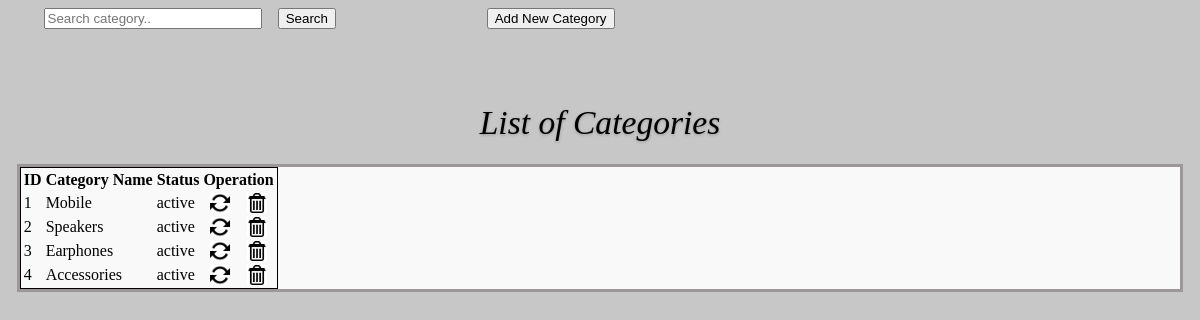
The page /View_Category.php on the database its author committed.
### tables this page shows
CREATE TABLE `ims_category` (
  `categoryid` int(11) NOT NULL,
  `name` varchar(250) NOT NULL,
  `status` enum('active','inactive') NOT NULL
);

### View_Category.php (the view, shortened to what this page needs)
<html>
<head>
<link rel="stylesheet" type="text/css" href="css/style.css" />
</head>
<body>
<div class="btn_pos" >
        <form method="post" style="width:95%; display: inherit;">
            <input type="text" name="searchtxt" class="input_box_pos form-control" placeholder="Search category.." style="width:20%;" />&nbsp;&nbsp;&nbsp;&nbsp;
            <div class="btn_pos_search">
            <input type="submit" class="btn btn-primary btn-large" name="btnsearch" value="Search" />&nbsp;&nbsp;
            <a href="?tag=category_entry"><input type="button" class="btn btn-large btn-primary" value="Add New Category" name="butAdd"style="margin-left:70%;"/></a>
            </div>
        </form>
    </div><br><br>
    <div class="panel panel-default">
    <div class="panel-heading"><h1>List of Categories</h1></div>
<div class="table_margin">
<table class="table table-bordered">
        <thead>
            <tr>
            <th style="text-align: center;">ID</th>
            <th style="text-align: center;">Category Name</th>
            <th style="text-align: center;">Status</th>
            <th style="text-align: center;" colspan="2">Operation</th>
      	    </tr>
        </thead>
         <?php
		 $key="";
	if($key !="")
		$sql_sel=mysqli_query($con, "SELECT * FROM `ims_category` WHERE `name` LIKE '%$key%' ");
	else
    		$sql_sel=mysqli_query($con, "SELECT * FROM `ims_category`");
			$i=0;
    while($row=mysqli_fetch_array($sql_sel)){
    $i++;
    	?>
        <tr>
            <td><?php echo $i;?></td>
            <td><?php echo $row['name'];?></td>
            <td><?php echo $row['status'];?></td>
            <td align="center"><a href="?tag=category_entry&opr=upd&rs_id=<?php echo $row['categoryid'];?>" title="Update"><img style="-webkit-box-shadow: 0px 0px 0px 0px rgba(50, 50, 50, 0.75);-moz-box-shadow:    0px 0px 0px 0px rgba(50, 50, 50, 0.75);box-shadow:         0px 0px 0px 0px rgba(50, 50, 50, 0.75);" src="picture/update.png" height="20" alt="Update" /></a></td>
            <td align="center"><a href="?tag=view_category&opr=del&rs_id=<?php echo $row['categoryid'];?>" title="Delete"><img style="-webkit-box-shadow: 0px 0px 0px 0px rgba(50, 50, 50, 0.75);-moz-box-shadow:    0px 0px 0px 0px rgba(50, 50, 50, 0.75);box-shadow:         0px 0px 0px 0px rgba(50, 50, 50, 0.75);" src="picture/delete.jpg" height="20" alt="Delete" /></a></td>
        </tr>
    <?php
    }
    ?>
   	</table>
</div>
</body>
</html>

### css/style.css (style rules this page uses)
body { background-color: #c7c7c7; }
h1 { font-family: 'Segoe UI Light'; font-weight: 100; font-style: oblique; font-size: 2.10em; text-shadow: 0px 1px 3px rgba(150, 150, 150, 1); }
.btn_pos { margin-left: 3%; display: flex; }
.btn_pos_search { white-space: nowrap; }
.table_margin { background-color: #f9f9f9; width: 98%; margin: auto; border: 3px solid #9d9898; }
.table-bordered { border: 1px solid black !important; }
.panel-heading { text-align: center; }

### rows shown on the page
ims_category: name "Mobile", status "active"
ims_category: name "Speakers", status "active"
ims_category: name "Earphones", status "active"
ims_category: name "Accessories", status "active"
